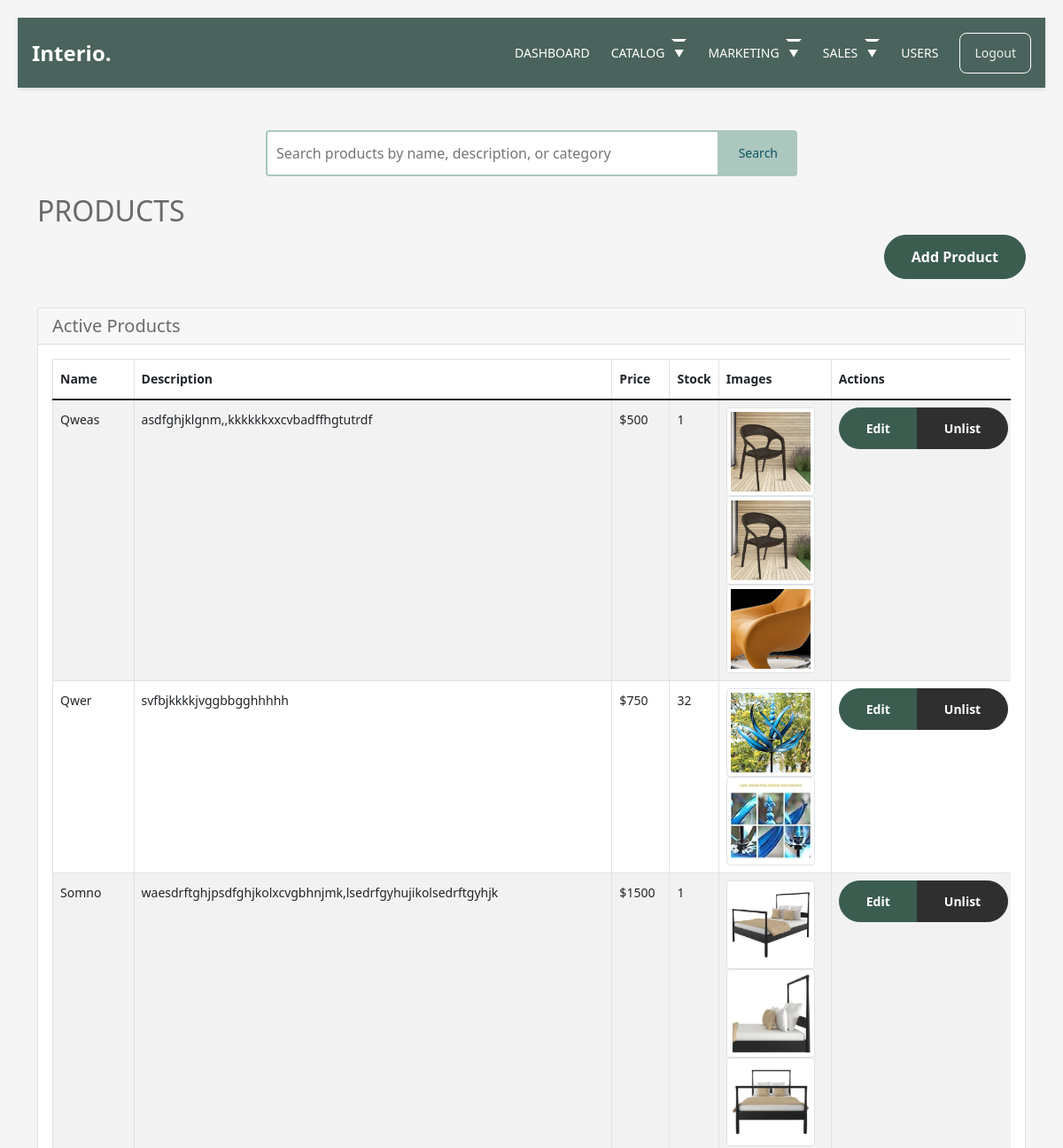
Page /adminn/productlist/ (signed in, upper part) on the earlier database version.
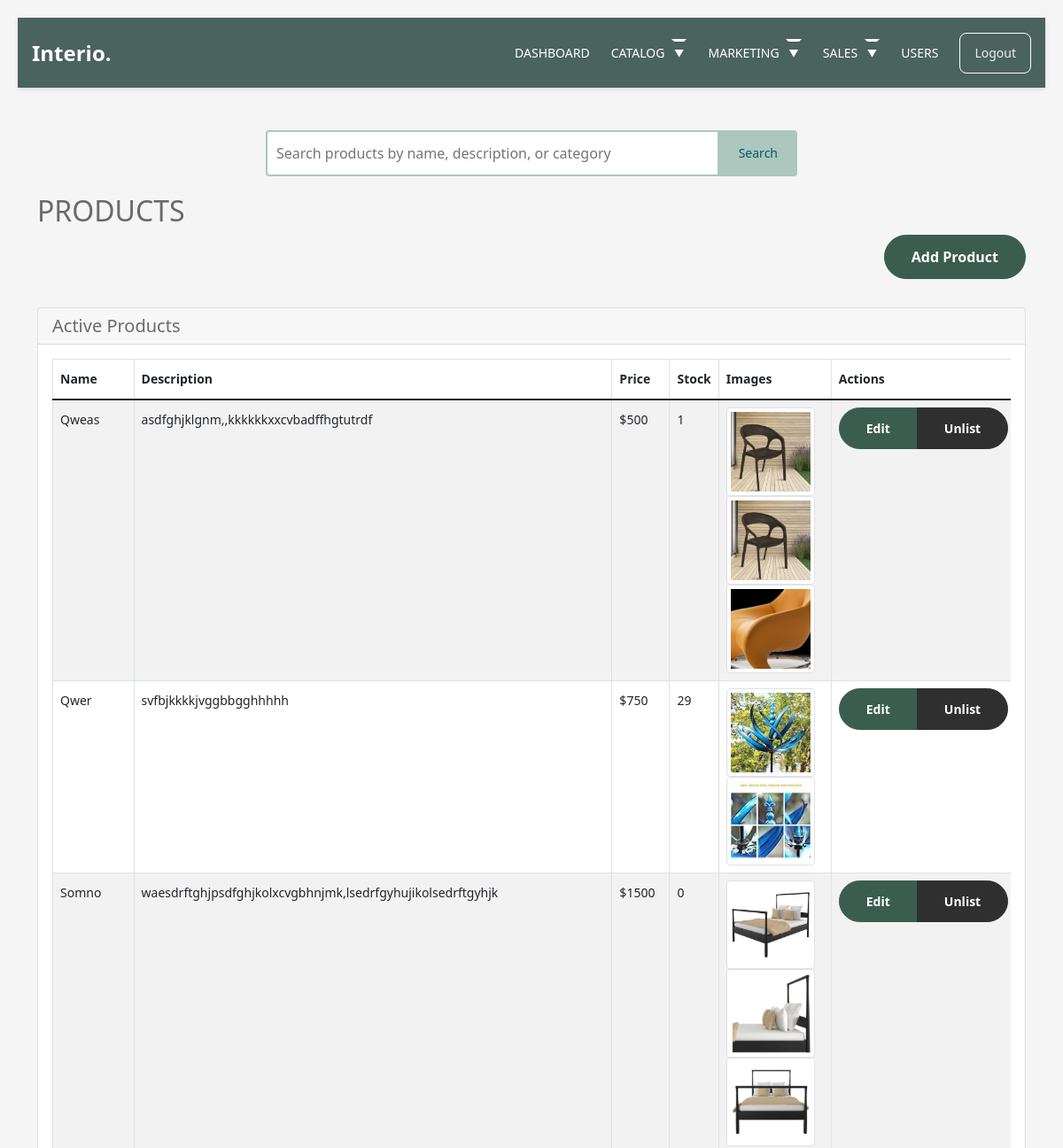
Same page on the later database version.
### store/models.py (models this page shows, shortened)
class Product(models.Model):
    product_name = models.CharField(max_length=100, unique=True)
    slug = models.SlugField(max_length=100, unique=True)
    description = models.TextField(max_length=500, blank=True)
    specifications = models.TextField(max_length=500, blank=True)
    price = models.IntegerField()
    stock = models.IntegerField()
    is_available = models.BooleanField(default=True)
    category = models.ForeignKey('category.Category', on_delete=models.CASCADE)
    created_date = models.DateTimeField(auto_now_add=True)
    modified_date = models.DateTimeField(auto_now=True)
    is_deleted = models.BooleanField(default=False)
    deleted_at = models.DateTimeField(null=True, blank=True)
    class Meta:
        ordering = ['-created_date']
        indexes = [
            models.Index(fields=['is_deleted']),
            models.Index(fields=['is_available']),
        ]

### adminn/views.py (the view)
    def _wrapped_view(request, *args, **kwargs):
        if request.user.is_authenticated and request.user.is_superadmin:
            return view_func(request, *args, **kwargs)
        else:
            return redirect('login')

### adminn/views.py (called while the page is built, shortened)
def superuser_required(view_func):
    def _wrapped_view(request, *args, **kwargs):
        if request.user.is_authenticated and request.user.is_superadmin:
            return view_func(request, *args, **kwargs)
        else:
            return redirect('login')
    return _wrapped_view

@superuser_required
def productlist(request):
    search_query = request.GET.get('search', '').strip()
    products = Product.objects.filter(is_deleted=False)
    deleted_products = Product.objects.filter(is_deleted=True)
    return render(request, 'adminn/productlist.html', {
        'products': products,
        'deleted_products': deleted_products,
        'search_query': search_query
    })

### carts/context_processors.py (called while the page is built, shortened)
def counter(request):
    cart_count = 0
    if 'admin' in request.path:
        return {}
    return dict(cart_count=cart_count)

### category/context_processors.py (called while the page is built)
def menu_links(request):
    links = Category.objects.all()
    return dict(links=links)

### templates/adminn/productlist.html (shortened to what this page needs)
{% extends 'adminn/adminbase.html' %}
{% load static %}
{% block content %}
<div class="container mt-5">
    <div class="search-container">
        <form method="GET" class="search-form">
            <input type="text"
                   name="search"
                   class="search-input"
                   placeholder="Search products by name, description, or category"
                   value="{{ search_query }}">
            <button type="submit" class="search-button">Search</button>
        </form>
    </div>
    <h2 class="head">PRODUCTS</h2>
    <div class="text-end mb-3">
        <a href="{% url 'adminn:addproduct' %}" class="btn btn-primary mb-3">Add Product</a>
    </div>
    {% include 'includes/alerts.html' %}
    <div class="card mb-4">
        <div class="card-header">
            <h4>Active Products</h4>
        </div>
        <div class="card-body">
            <div class="table-responsive">
                <table class="table table-striped table-hover table-bordered">
                    <thead class="">
                        <tr>
                            <th>Name</th>
                            <th>Description</th>
                            <th>Price</th>
                            <th>Stock</th>
                            <th>Images</th>
                            <th>Actions</th>
                        </tr>
                    </thead>
                    <tbody>
                        {% for product in products %}
                        <tr>
                            <td>{{ product.product_name }}</td>
                            <td>{{ product.description }}</td>
                            <td>${{ product.price }}</td>
                            <td>{{ product.stock }}</td>
                            <td>
                                {% for image in product.images.all %}
                                    <div class="image-container" style="display: inline-block; margin-right: 10px;">
                                        <img src="{{ image.image.url }}"
                                             alt="{{ product.product_name }}"
                                             class="img-thumbnail"
                                             style="max-width: 100px;"
                                             data-image-id="{{ image.id }}">
                                    </div>
                                {% empty %}
                                    <span class="text-muted">No images</span>
                                {% endfor %}
                            </td>
                            <td>
                                <div class="btn-group" role="group">
                                    <a href="{% url 'adminn:editproduct' product.id %}" class="btn btn-sm btn-primary">Edit</a>
                                    <a href="{% url 'adminn:deleteproduct' product.id %}" class="btn btn-sm btn-warning" onclick="return confirm('Are you sure you want to unlist this product?')">Unlist</a>
                                </div>
                            </td>
                        </tr>
                        {% endfor %}
                    </tbody>
                </table>
            </div>
        </div>
    </div>
</div>
{% endblock %}

Differences in the rows shown:
changed Product "Qwer": stock "32" → "29"
changed Product "Somno": stock "1" → "0"
